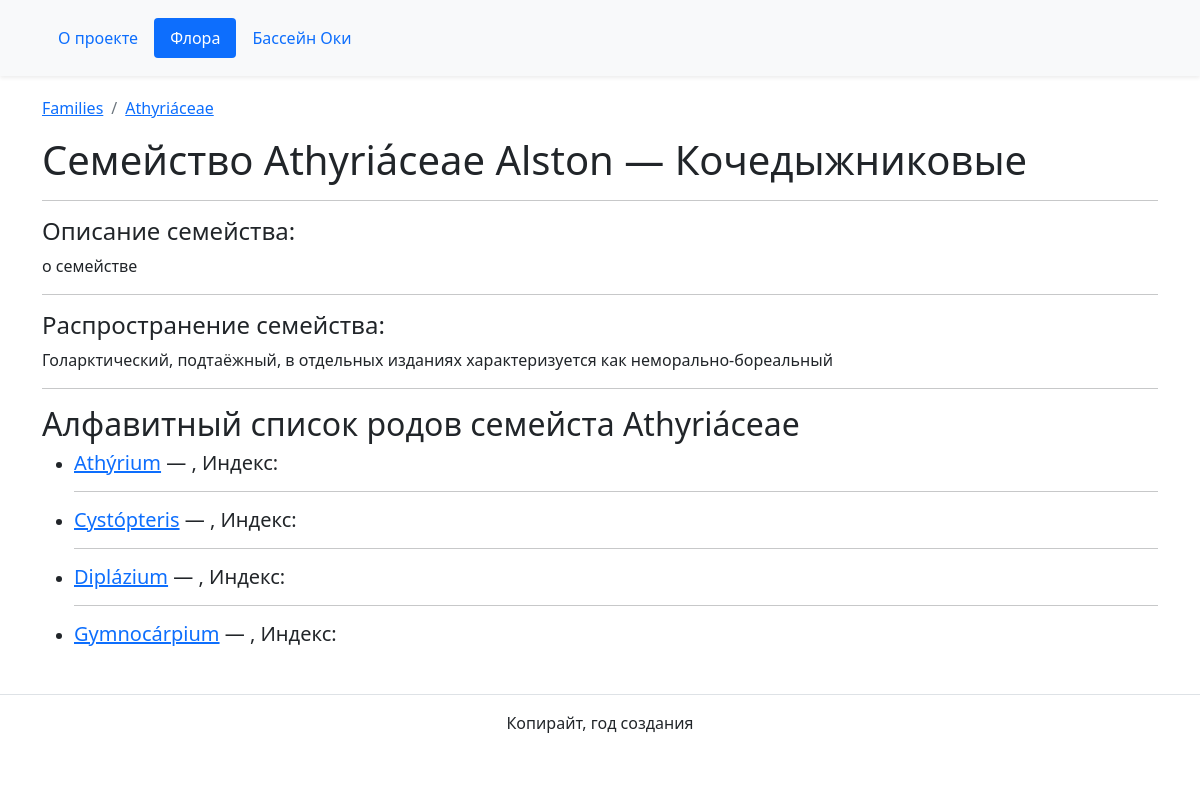
The app's page /flora/Athyriáceae/ with its own data.
### flora/models.py (models this page shows, shortened)
class Family(models.Model):
    index = models.IntegerField(verbose_name='Интекс по Маевскому', null=True, blank=True)
    name = models.CharField(verbose_name="Название, краткое", max_length=30, unique=True, ) #Single word name, can be used in AddressBar
    name_full = models.CharField(max_length=60, verbose_name="Название полное", null=True, blank=True, unique=False )
    name_ru = models.CharField(max_length=60, verbose_name="Название на русском", null=True, blank=True, unique=False)
    description = models.TextField(null=True, blank=True, verbose_name="Описание")
    distribution = models.TextField(null=True, blank=True, verbose_name="Распространение")
    class Meta:
        ordering = ["name"]
    def __str__(self):
        return self.name

class Genus(models.Model):
    family = models.ForeignKey(Family, on_delete=models.CASCADE)
    index = models.IntegerField(verbose_name='Интекс по Маевскому', null=True, blank=True)
    name = models.CharField(max_length=30, unique=True, verbose_name="Название, краткое" ) #Single word name, can be used in AddressBar
    name_full = models.CharField(max_length=60, null=True, blank=True, unique=False, verbose_name="Название полное" )
    name_ru = models.CharField(max_length=60, null=True, blank=True, unique=False, verbose_name="Название на русском")
    description = models.TextField(null=True, blank=True, verbose_name="Описание")
    distribution = models.TextField(null=True, blank=True, verbose_name="Распространение")
    class Meta:
        ordering = ["name"]

### flora/views.py (the view)
# urls.py: path('<str:family>/', views.genera, name='genera'),
def genera(request, family):
    template = 'flora/genera.html'
    family = Family.objects.get(name=family)
    genera_list = Genus.objects.values('name', 'name_full', 'name_ru', 'index', 'description', 'distribution').filter(family__name__exact=family).order_by('name')
    context = {
        "family": family,
        'genera_list': genera_list, }
    return render(request, template, context)

### templates/flora/genera.html (shortened to what this page needs)
{% extends "base.html" %}
{% block breadcrumb %}
  <nav aria-label="breadcrumb">
    <ol class="breadcrumb">
      <li class="breadcrumb-item"><a href="{% url 'flora:families' %}">Families</a></li>
      <li class="breadcrumb-item"><a href="#">{{ family }}</a></li>
    </ol>
  </nav>
{% endblock %}
{% block content %}
  <h1>Семейство {{ family.name_full }} &mdash; {{ family.name_ru }} </h1>
  <hr>
  <h4>Описание семейства:</h4>
  <p>{{ family.description }}</p>
  <hr>
  <h4>Распространение семейства:</h4>
  <p>{{ family.distribution }}</p>
  <hr>
  <h2>Алфавитный список родов семейста {{ family.name }} </h2>
  <ul>
    {% for genus in genera_list %}
      <li>
        <h5><a href="{% url 'flora:species' family  genus.name %}">
        {{ genus.name_full }}</a> &mdash;
        {{ genus.name_rus|truncatewords:10 }}, Индекс: {{ genus.pk }}
       </h5>
      </li>
      {% if not forloop.last %}
        <hr>
      {% endif %}
    {% endfor %}
  </ul>
{% endblock %}

### records on screen
Family: name "Athyriáceae", name_full "Athyriáceae Alston", name_ru "Кочедыжниковые", description "о семействе", distribution "Голарктический, подтаёжный, в отдельных изданиях характеризуется как неморально-бореальный"
Genus: name_full "Athýrium"
Genus: name_full "Cystópteris"
Genus: name_full "Diplázium"
Genus: name_full "Gymnocárpium"
